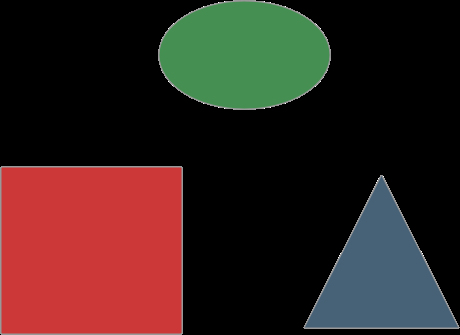
#> input picture shapes.png, 460 x 335 px
$ python test4-7.py
#> lines starting #> are read from the running program, lines starting #| are printed output that depends on the picture; after the words box and inside, x2 and y2 are one past the last pixel; in counts of white or black regions, pixels touching at a corner belong together
"""
与运算掩模
"""
import cv2
import numpy as np
a = cv2.imread('./shapes.png')
#> a is the input picture: shape (335, 460, 3); mean B, G, R 30, 33.9, 53.9

result = cv2.inRange(a, np.array([82-10, 143-10,70-10]), np.array([82+10,143+10,70+10]))
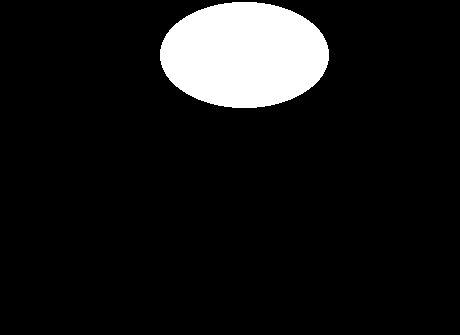
#> result: shape (335, 460); 9.2% white; 1 white region, box (x1, y1, x2, y2) and area: (160, 2, 329, 108) 14110

# print(result[100])

a = cv2.bitwise_and(a, a, mask=result)
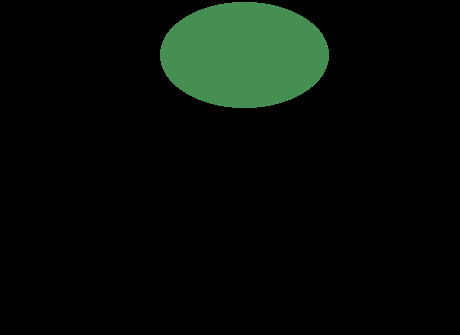
#> a: shape (335, 460, 3); mean B, G, R 7.5, 13.1, 6.4
bgra = cv2.cvtColor(result, cv2.COLOR_GRAY2BGRA)

print(bgra)
#> (printed output is left out)

cv2.imshow('test', a)
cv2.waitKey()
cv2.destroyAllWindows()
